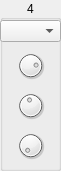
   <widget class="QGroupBox" name="step_4">
    <property name="geometry">
     <rect>
      <x>310</x>
      <y>70</y>
      <width>61</width>
      <height>171</height>
     </rect>
    </property>
    <property name="title">
     <string>4</string>
    </property>
    <property name="alignment">
     <set>Qt::AlignCenter</set>
    </property>
    <widget class="DialKnob" name="ctrl_4">
     <property name="geometry">
      <rect>
       <x>0</x>
       <y>130</y>
       <width>61</width>
       <height>31</height>
      </rect>
     </property>
     <property name="sizePolicy">
      <sizepolicy hsizetype="Fixed" vsizetype="Fixed">
       <horstretch>0</horstretch>
       <verstretch>0</verstretch>
      </sizepolicy>
     </property>
     <property name="minimumSize">
      <size>
       <width>0</width>
       <height>0</height>
      </size>
     </property>
     <property name="maximumSize">
      <size>
       <width>16777215</width>
       <height>16777215</height>
      </size>
     </property>
     <property name="minimum">
      <number>0</number>
     </property>
     <property name="maximum">
      <number>127</number>
     </property>
     <property name="value">
      <number>0</number>
     </property>
     <property name="wrapping">
      <bool>false</bool>
     </property>
     <property name="notchTarget">
      <double>8.000000000000000</double>
     </property>
     <property name="notchesVisible">
      <bool>false</bool>
     </property>
    </widget>
    <widget class="DialKnob" name="velocity_4">
     <property name="geometry">
      <rect>
       <x>0</x>
       <y>50</y>
       <width>61</width>
       <height>31</height>
      </rect>
     </property>
     <property name="sizePolicy">
      <sizepolicy hsizetype="Fixed" vsizetype="Fixed">
       <horstretch>0</horstretch>
       <verstretch>0</verstretch>
      </sizepolicy>
     </property>
     <property name="minimumSize">
      <size>
       <width>0</width>
       <height>0</height>
      </size>
     </property>
     <property name="maximumSize">
      <size>
       <width>16777215</width>
       <height>16777215</height>
      </size>
     </property>
     <property name="minimum">
      <number>0</number>
     </property>
     <property name="maximum">
      <number>127</number>
     </property>
     <property name="value">
      <number>100</number>
     </property>
     <property name="wrapping">
      <bool>false</bool>
     </property>
     <property name="notchTarget">
      <double>8.000000000000000</double>
     </property>
     <property name="notchesVisible">
      <bool>false</bool>
     </property>
    </widget>
    <widget class="DialKnob" name="gate_4">
     <property name="geometry">
      <rect>
       <x>0</x>
       <y>90</y>
       <width>61</width>
       <height>31</height>
      </rect>
     </property>
     <property name="sizePolicy">
      <sizepolicy hsizetype="Fixed" vsizetype="Fixed">
       <horstretch>0</horstretch>
       <verstretch>0</verstretch>
      </sizepolicy>
     </property>
     <property name="minimumSize">
      <size>
       <width>0</width>
       <height>0</height>
      </size>
     </property>
     <property name="maximumSize">
      <size>
       <width>16777215</width>
       <height>16777215</height>
      </size>
     </property>
     <property name="minimum">
      <number>1</number>
     </property>
     <property name="maximum">
      <number>200</number>
     </property>
     <property name="value">
      <number>94</number>
     </property>
     <property name="wrapping">
      <bool>false</bool>
     </property>
     <property name="notchTarget">
      <double>8.000000000000000</double>
     </property>
     <property name="notchesVisible">
      <bool>false</bool>
     </property>
    </widget>
    <widget class="ComboPicker" name="note_4">
     <property name="geometry">
      <rect>
       <x>0</x>
       <y>20</y>
       <width>61</width>
       <height>22</height>
      </rect>
     </property>
    </widget>
   </widget>
